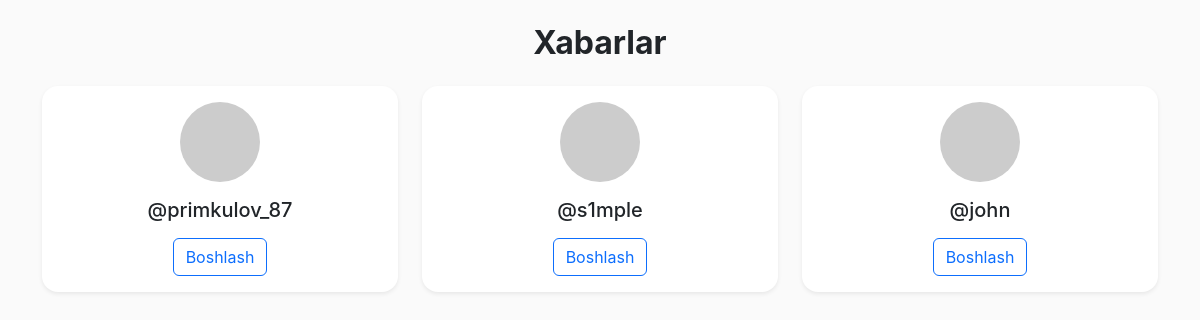
Page /messages/ (signed in) on the earlier database version.
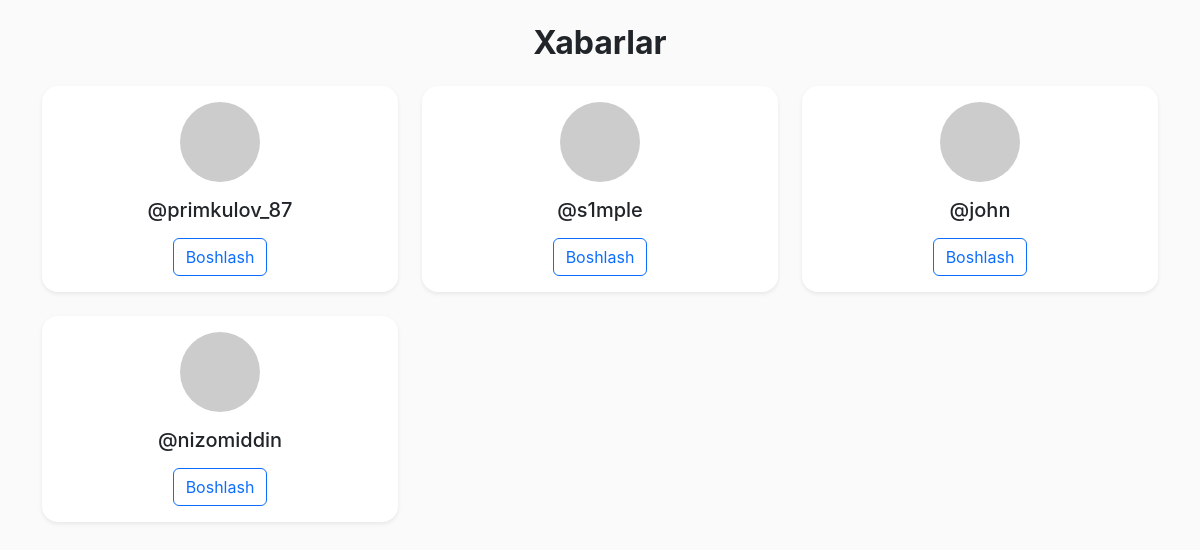
Same page on the later database version.
### accounts/models.py (models this page shows, shortened)
class CustomUser(AbstractUser):
    phone_number = models.CharField(max_length=20, unique=False)
    avatar = models.ImageField(upload_to='avatars/', blank=True, null=True)

### posts/views.py (the view)
# urls.py: path('messages/', views.messages_list_view, name='messages'),
@login_required
def messages_list_view(request):
    users = User.objects.exclude(id=request.user.id)
    return render(request, 'messages_list.html', {'users': users})

### templates/messages_list.html
{% extends 'base.html' %}
{% load static %}
{% block content %}
<div class="container py-4">
    <h2 class="mb-4 text-center fw-bold">Xabarlar</h2>
    {% if users %}
        <div class="row row-cols-1 row-cols-md-3 g-4">
            {% for user in users %}
                <div class="col">
                    <div class="card shadow-sm h-100 border-0 rounded-4">
                        <div class="card-body text-center">
                            <img src="https://ui-avatars.com/api/?name={{ user.username }}" class="rounded-circle mb-3" width="80" height="80" alt="{{ user.username }}">
                            <h5 class="card-title">{{ user.username }}</h5>
                            <a href="{% url 'chat' user.id %}" class="btn btn-outline-primary mt-2">Boshlash</a>
                        </div>
                    </div>
                </div>
            {% endfor %}
        </div>
    {% else %}
        <div class="alert alert-info text-center" role="alert">
            Hozircha hech qanday foydalanuvchi yo‘q.
        </div>
    {% endif %}
</div>
{% endblock %}

Differences in the rows shown:
added CustomUser: username "@nizomiddin"
